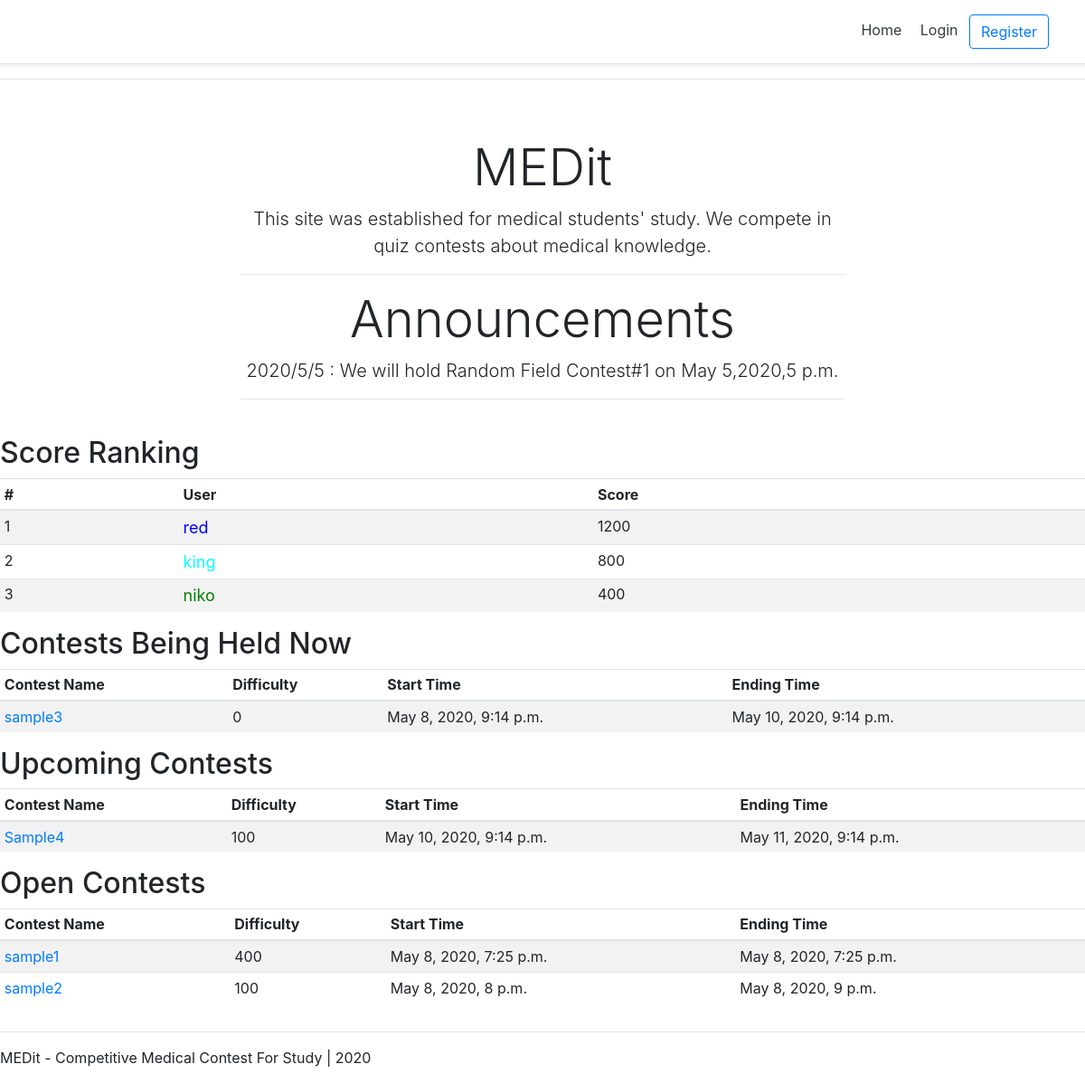
The page / on the database its author committed.
### account/models.py (models this page shows, shortened)
class Account(AbstractBaseUser):
    email=models.EmailField(verbose_name="email",max_length=60,unique=True)
    username=models.CharField(max_length=30,unique=True)
    date_joined=models.DateTimeField(verbose_name='date joined',auto_now_add=True)
    score=models.IntegerField(default=0)
    color=models.CharField(max_length=30,default="grey")
    affiliation=models.CharField(max_length=100,default="")
    friends=models.ManyToManyField('Account',blank=True,null=True)
    last_login=models.DateTimeField(verbose_name='last login',auto_now=True)
    is_admin=models.BooleanField(default=False)
    is_active=models.BooleanField(default=True)
    is_staff=models.BooleanField(default=False)
    is_superuser=models.BooleanField(default=False)
    USERNAME_FIELD='email'
    REQUIRED_FIELDS=['username',]
    objects=MyAccountManager()

### contest/models.py (models this page shows)
class Contest(models.Model):
    name=models.CharField(max_length=200)
    difficulty=models.IntegerField(default=0)
    problems=models.ManyToManyField(Problem)
    date_start=models.DateTimeField(blank=True,null=True)
    date_end=models.DateTimeField(blank=True,null=True)
    submitted_accounts=models.ManyToManyField(Account,blank=True,null=True)

### contest/views.py (the view)
# urls.py: path('',home_screen_view,name='home'),
def home_screen_view(request):
    context={}
    accounts=Account.objects.order_by('score').reverse()
    context['accounts']=accounts
    allcontests=Contest.objects.all()
    open_contests=[]
    contests=[]
    now_contests=[]
    for contest in allcontests:
        if contest.date_end<timezone.now():
            open_contests.append(contest)
        elif contest.date_start>timezone.now():
            contests.append(contest)
        else:
            now_contests.append(contest)
    context['contests']=contests
    context['open_contests']=open_contests
    context['now_contests']=now_contests
    return render(request,'contest/home.html',context)

### contest/templates/contest/home.html (shortened to what this page needs)
{% extends 'contest/base.html' %}
{% load static %}
{% block content %}
<div class="pricing-header px-3 py-3 pt-md-5 pb-md-4 mx-auto text-center">
    <h1 class="display-4">MEDit</h1>
    <p class="lead">This site was established for medical students' study. We compete in quiz contests about medical knowledge.</p>
    <hr>
    <h1 class="display-4">Announcements</h1>
    <p class="lead">2020/5/5 : We will hold Random Field Contest#1 on May 5,2020,5 p.m.</p>
    <hr>
</div>
<h2>Score Ranking</h2>
<div class="table-responsive">
<table class="table table-striped table-sm">
    <thead>
    <tr>
        <th>#</th>
        <th>User</th>
        <th>Score</th>
    </tr>
    </thead>
    <tbody>
        {% for account in accounts %}
        <tr>
            <td>{{forloop.counter}}</td>
            <td><a href="{% url 'other_profile' account.id %}"><div class="{{account.color}}">{{account.username}}</div></a></td>
            <td>{{account.score}}</td>
        </tr>
        {% endfor %}
    </tbody>
</table>
</div>
<h2>Contests Being Held Now</h2>
<div class="table-responsive">
<table class="table table-striped table-sm">
    <thead>
    <tr>
        <th>Contest Name</th>
        <th>Difficulty</th>
        <th>Start Time</th>
        <th>Ending Time</th>
    </tr>
    </thead>
    <tbody>
        {% for contest in now_contests %}
        <tr>
            <td><a href="{% url 'problems' contest.id %}">{{contest.name}}</a></td>
            <td>{{contest.difficulty}}</td>
            <td>{{contest.date_start}}</td>
            <td>{{contest.date_end}}</td>
        </tr>
        {% endfor %}
    </tbody>
</table>
</div>
<h2>Upcoming Contests</h2>
<div class="table-responsive">
<table class="table table-striped table-sm">
    <thead>
    <tr>
        <th>Contest Name</th>
        <th>Difficulty</th>
        <th>Start Time</th>
        <th>Ending Time</th>
    </tr>
    </thead>
    <tbody>
        {% for contest in contests %}
        <tr>
            <td><a href="{% url 'problems' contest.id %}">{{contest.name}}</a></td>
            <td>{{contest.difficulty}}</td>
            <td>{{contest.date_start}}</td>
            <td>{{contest.date_end}}</td>
        </tr>
        {% endfor %}
    </tbody>
</table>
</div>
<h2>Open Contests</h2>
<div class="table-responsive">
<table class="table table-striped table-sm">
    <thead>
    <tr>
        <th>Contest Name</th>
        <th>Difficulty</th>
        <th>Start Time</th>
        <th>Ending Time</th>
    </tr>
    </thead>
    <tbody>
        {% for contest in open_contests %}
        <tr>
            <td><a href="{% url 'problems' contest.id %}">{{contest.name}}</a></td>
            <td>{{contest.difficulty}}</td>
            <td>{{contest.date_start}}</td>
            <td>{{contest.date_end}}</td>
        </tr>
        {% endfor %}
    </tbody>
</table>
</div>
{% endblock content %}

### contest/templates/contest/base.html (shortened to what this page needs)
<!DOCTYPE html>
{% load static %}
<html lang=en>
    <head>
        <link rel="stylesheet" href="https://stackpath.bootstrapcdn.com/bootstrap/4.3.1/css/bootstrap.min.css">
        <div class="d-flex flex-column flex-md-row align-items-center p-3 px-md-4 mb-3 bg-white border-bottom shadow-sm">
            <nav class="my-2 my-md-0 mr-md-3">
                {% if request.user.is_authenticated %}
                <a class="p-2 text-dark" href="{% url 'home' %}">Home</a>
                <a class="p-2 text-dark" href="{% url 'profile' %}">Profile</a>
                <a class="p-2 text-dark" href="{% url 'logout' %}">Logout</a>
                {% else %}
                <a class="p-2 text-dark" href="{% url 'home' %}">Home</a>
                <a class="p-2 text-dark" href="{% url 'login' %}">Login</a>
                <a class="btn btn-outline-primary" href="{% url 'register' %}">Register</a>
                {% endif %}
            </nav>
        </div>
        <hr>
    </head>
    <body>
        <div class="main">
            {% block content %}
            {% endblock %}
        </div>
    </body>
    <footer>
        <hr>
        <p>MEDit - Competitive Medical Contest For Study | 2020</p>
    </footer>
</html>

### contest/templates/contest/base.html (style rules this page uses)
@media (min-width: 768px) { html { font-size: 16px; } }
.pricing-header { max-width: 700px; }
.main { min-height: 100vh; height: 100%; }

### contest/templates/contest/home.html (style rules this page uses)
.green { color: green; font-size: large; }
.aqua { color: aqua; font-size: large; }
.blue { color: blue; font-size: large; }

### rows shown on the page
Account: username "red", score "1200"
Account: username "king", score "800"
Account: username "niko", score "400"
Contest: name "sample3", difficulty "0", date_start "May 8, 2020, 9:14 p.m.", date_end "May 10, 2020, 9:14 p.m."
Contest: name "Sample4", difficulty "100", date_start "May 10, 2020, 9:14 p.m.", date_end "May 11, 2020, 9:14 p.m."
Contest: name "sample1", difficulty "400", date_start "May 8, 2020, 7:25 p.m.", date_end "May 8, 2020, 7:25 p.m."
Contest: name "sample2", difficulty "100", date_start "May 8, 2020, 8 p.m.", date_end "May 8, 2020, 9 p.m."
